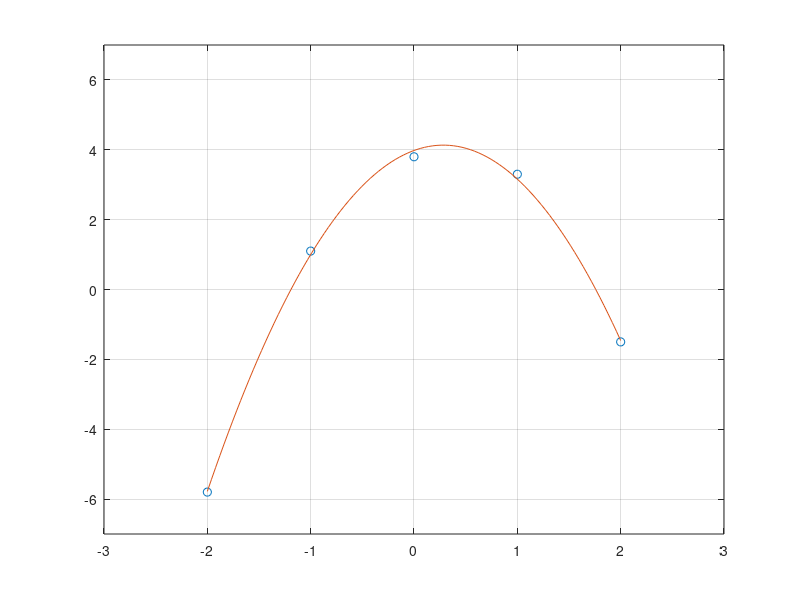

MATLAB code to generate this figure:
x = [-2 -1 0 1 2];
y = [-5.8 1.1 3.8 3.3 -1.5];

c = polyfit(x,y,2);

xfit = linspace(min(x),max(x));
yfit = c(1)*xfit.^2 + c(2)*xfit + c(3);

plot(x, y, 'o', xfit, yfit, '-');
axis([-3 3 -7 7])
grid on
